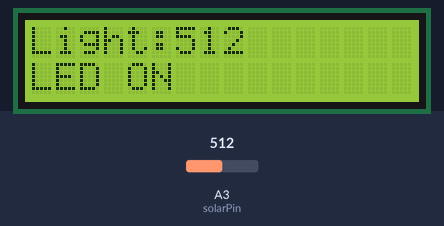
Simulated run of this sketch. Board: Arduino Uno, built with avr-gcc and run on an emulated ATmega328P. Shown: 16×2 character LCD. Inputs (shaded band) come from the test bench; at power-on: A3 (solarPin) = 512.

Above: at 3.2 s.
3.3 s: A3 (solarPin) set to 483
At 4.6 s:
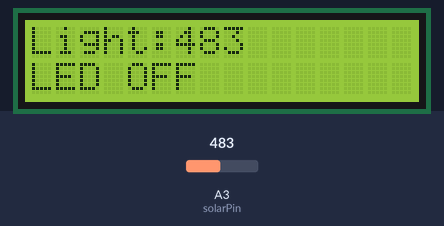
4.9 s: A3 (solarPin) set to 510
At 5.8 s:
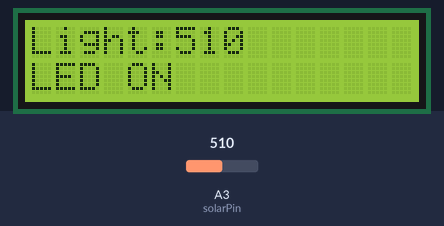
6.4 s: A3 (solarPin) set to 490
At 7.0 s:
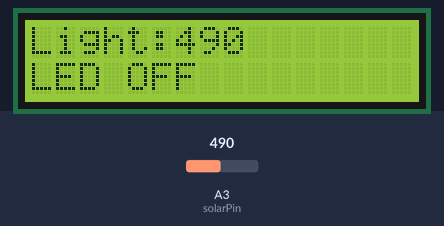
Timing chart, 0 to 9.4 s (numbered marks = the images above; inputs shaded):
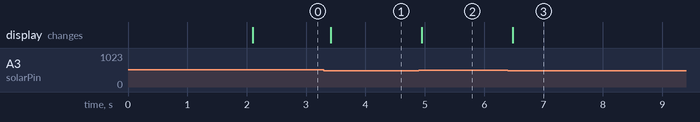

Measured:
- the behaviour switches between 501 and 500 on A3 (solarPin) (found by bisection; images 0 and 1)
- after the input at 3.3 s, the display: changes after 0.11 s (image 1)
- after the input at 4.9 s, the display: changes after 0.05 s (image 2)
- after the input at 6.4 s, the display: changes after 0.08 s (image 3)

The sketch:

m2_solar_lcd_receiver.ino
```cpp
#include <Wire.h>
#include <LiquidCrystal_I2C.h>

LiquidCrystal_I2C lcd(0x27, 16, 2);

const int solarPin = A3;
const int threshold = 500;

void setup() {
  lcd.init();
  lcd.backlight();

  lcd.setCursor(0, 0);
  lcd.print("LiFi Receiver");
  delay(2000);
  lcd.clear();
}

void loop() {
  int lightValue = analogRead(solarPin);

  lcd.clear();

  lcd.setCursor(0, 0);
  lcd.print("Light:");
  lcd.print(lightValue);

  lcd.setCursor(0, 1);

  if (lightValue > threshold) {
    lcd.print("LED ON");
  } else {
    lcd.print("LED OFF");
  }

  delay(200);
}
```
